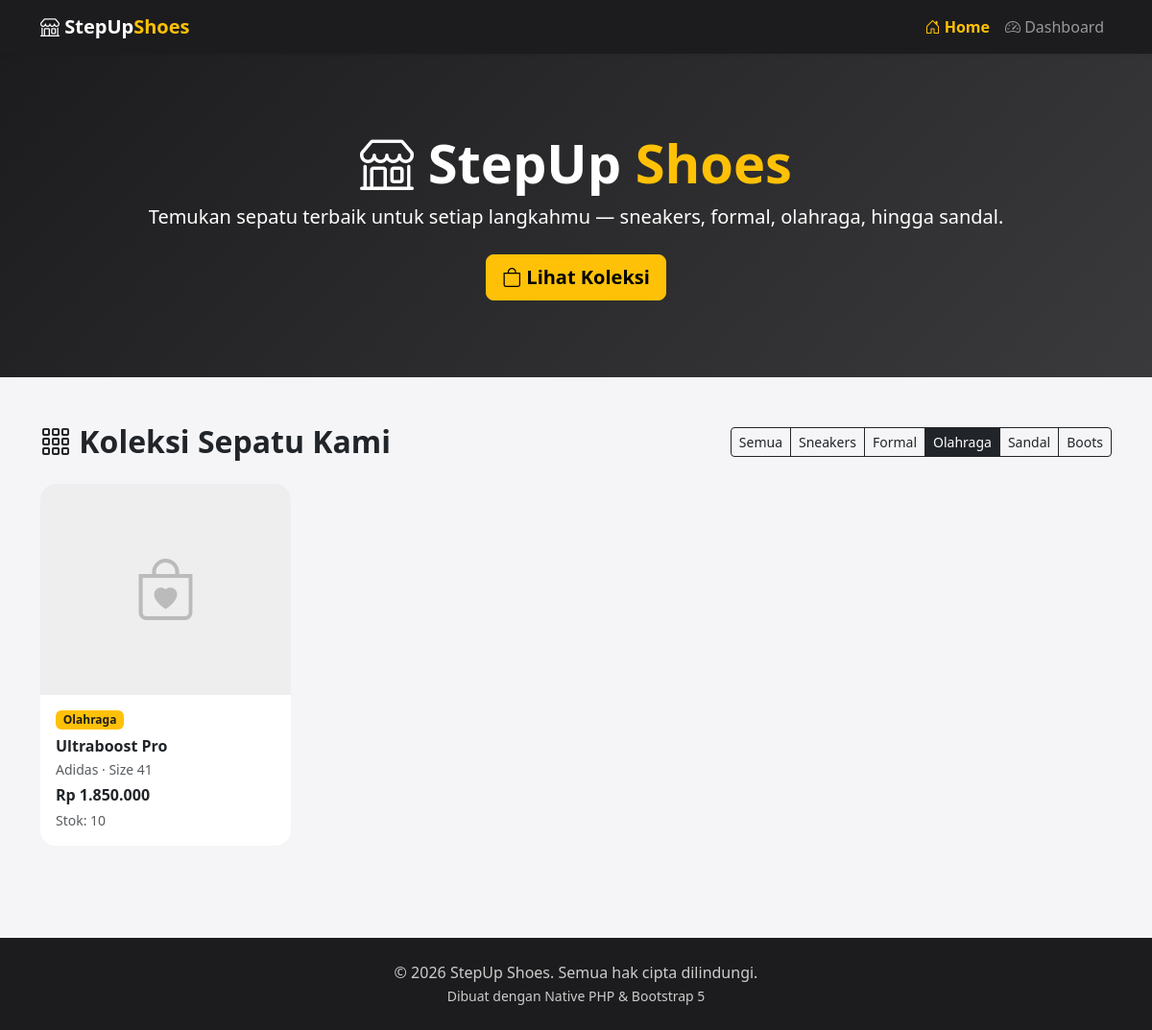
The page /index.php?kategori=Olahraga on the database its author committed.
### tables this page shows
CREATE TABLE IF NOT EXISTS produk (
    id INT AUTO_INCREMENT PRIMARY KEY,
    nama_produk VARCHAR(150) NOT NULL,
    merek VARCHAR(100) NOT NULL,
    kategori ENUM('Sneakers', 'Formal', 'Olahraga', 'Sandal', 'Boots') NOT NULL DEFAULT 'Sneakers',
    ukuran INT NOT NULL,
    harga DECIMAL(12,2) NOT NULL,
    stok INT NOT NULL DEFAULT 0,
    deskripsi TEXT,
    gambar VARCHAR(255) DEFAULT NULL,
    created_at TIMESTAMP DEFAULT CURRENT_TIMESTAMP,
    updated_at TIMESTAMP DEFAULT CURRENT_TIMESTAMP ON UPDATE CURRENT_TIMESTAMP
);

### includes/functions.php (called while the page is built, shortened)
<?php
function formatRupiah($angka)
{
    return 'Rp ' . number_format((float) $angka, 0, ',', '.');
}

### index.php (the view, shortened to what this page needs)
<?php
require_once 'includes/functions.php';
$pdo = getConnection();
$kategori = $_GET['kategori'] ?? '';
if ($kategori !== '') {
    $stmt = $pdo->prepare("SELECT * FROM produk WHERE kategori = ? ORDER BY created_at DESC");
    $stmt->execute([$kategori]);
} else {
    $stmt = $pdo->query("SELECT * FROM produk ORDER BY created_at DESC");
}
$produkList = $stmt->fetchAll();
$kategoriList = ['Sneakers', 'Formal', 'Olahraga', 'Sandal', 'Boots'];
include 'includes/header.php';
?>
<section class="hero">
    <div class="container text-center">
        <h1 class="display-4"><i class="bi bi-shop"></i> StepUp <span class="highlight">Shoes</span></h1>
        <p class="lead">Temukan sepatu terbaik untuk setiap langkahmu — sneakers, formal, olahraga, hingga sandal.</p>
        <a href="#produk" class="btn btn-warning btn-lg fw-semibold mt-2">
            <i class="bi bi-bag"></i> Lihat Koleksi
        </a>
    </div>
</section>
<section id="produk" class="container py-5">
    <div class="d-flex flex-wrap justify-content-between align-items-center mb-4">
        <h2 class="fw-bold mb-3 mb-md-0"><i class="bi bi-grid-3x3-gap"></i> Koleksi Sepatu Kami</h2>
        <div class="btn-group flex-wrap" role="group">
            <a href="index.php" class="btn btn-sm <?= $kategori === '' ? 'btn-dark' : 'btn-outline-dark' ?>">Semua</a>
            <?php foreach ($kategoriList as $kat): ?>
                <a href="index.php?kategori=<?= urlencode($kat) ?>"
                   class="btn btn-sm <?= $kategori === $kat ? 'btn-dark' : 'btn-outline-dark' ?>">
                    <?= htmlspecialchars($kat) ?>
                </a>
            <?php endforeach; ?>
        </div>
    </div>
    <?php if (empty($produkList)): ?>
        <div class="alert alert-info text-center">Belum ada produk untuk kategori ini.</div>
    <?php else: ?>
        <div class="row g-4">
            <?php foreach ($produkList as $produk): ?>
                <div class="col-6 col-md-4 col-lg-3">
                    <div class="card product-card h-100">
                        <div class="img-wrap">
                            <?php if (!empty($produk['gambar']) && file_exists('assets/uploads/' . $produk['gambar'])): ?>
                                <img src="assets/uploads/<?= htmlspecialchars($produk['gambar']) ?>" alt="<?= htmlspecialchars($produk['nama_produk']) ?>">
                            <?php else: ?>
                                <i class="bi bi-bag-heart"></i>
                            <?php endif; ?>
                        </div>
                        <div class="card-body d-flex flex-column">
                            <span class="badge badge-kategori mb-2 align-self-start"><?= htmlspecialchars($produk['kategori']) ?></span>
                            <h6 class="fw-bold mb-1"><?= htmlspecialchars($produk['nama_produk']) ?></h6>
                            <p class="text-muted small mb-1"><?= htmlspecialchars($produk['merek']) ?> &middot; Size <?= htmlspecialchars($produk['ukuran']) ?></p>
                            <p class="fw-bold text-dark mb-1"><?= formatRupiah($produk['harga']) ?></p>
                            <p class="small text-muted mb-0">Stok: <?= (int) $produk['stok'] ?></p>
                        </div>
                    </div>
                </div>
            <?php endforeach; ?>
        </div>
    <?php endif; ?>
</section>
<?php include 'includes/footer.php'; ?>

### assets/css/style.css (style rules this page uses)
body { background-color: #f5f5f7; font-family: 'Segoe UI', Roboto, Arial, sans-serif; }
.hero { background: linear-gradient(135deg, #1c1c1e 0%, #3a3a3c 100%); color: #fff; padding: 80px 0; }
.hero h1 { font-weight: 700; }
.hero .highlight { color: #ffc107; }
.product-card { border: none; border-radius: 16px; overflow: hidden; transition: transform 0.25s ease, box-shadow 0.25s ease; background: #fff; height: 100%; }
.product-card .img-wrap { height: 220px; background-color: #eee; display: flex; align-items: center; justify-content: center; overflow: hidden; }
.product-card .img-wrap i { font-size: 4rem; color: #bbb; }
.badge-kategori { background-color: #ffc107; color: #1c1c1e; font-weight: 600; }

### rows shown on the page
produk: kategori "Olahraga", nama_produk "Ultraboost Pro", merek "Adidas", ukuran "41", harga "Rp 1.850.000", stok "10"

### other values the page prints
$kat "Sneakers"
$kat "Formal"
$kat "Olahraga"
$kat "Sandal"
$kat "Boots"
